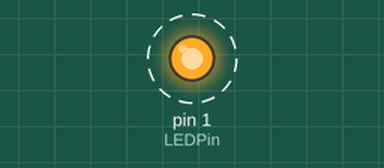
Recording of a sketch running on a simulated Arduino Uno, built with avr-gcc and run on an emulated ATmega328P. Parts: output pins drawn as LEDs (lit = HIGH). Dashed ring = blinking.

Above: at 0.2 s.
Timing chart, 0 to 3.0 s (numbered marks = the images above):
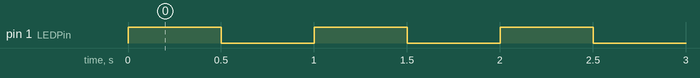

The sketch:

Blinking_LED.ino
```cpp
// Declaring the LED pin.
int LEDPin = 1;

void setup() {
  // put your setup code here, to run once:
  pinMode(LEDPin, OUTPUT);
}

void loop() {
  // put your main code here, to run repeatedly:
  digitalWrite(LEDPin, HIGH);
  delay(500);
  digitalWrite(LEDPin, LOW);
  delay(500);
}
```

Measured:
- by itself, pin 1 (LEDPin): alternates HIGH for 0.50 s and LOW for 0.50 s
